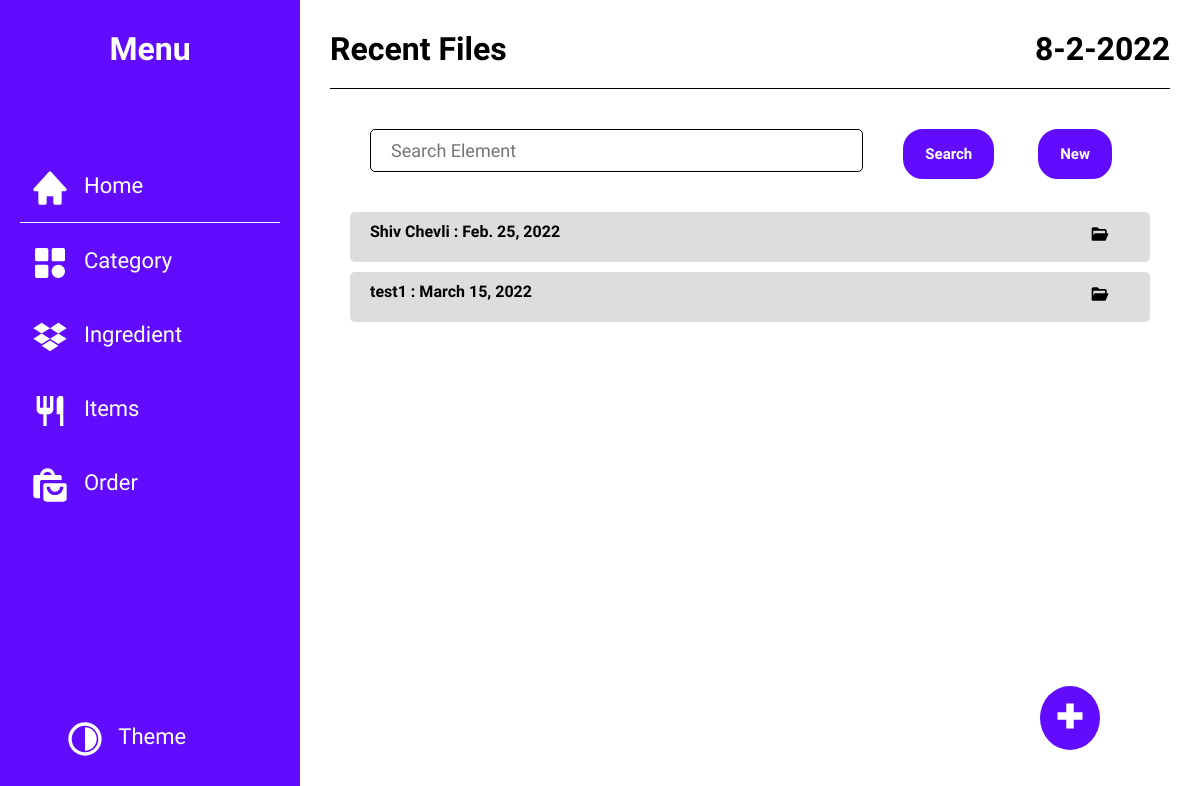
The page /orderInventory/ on the database its author committed.
### orderInventory/models.py (models this page shows)
class OrderIndividual(models.Model):
    name = models.CharField(max_length=64,
                            null=True, blank=True,
                            verbose_name="Name of Function For Which this order is Placed")
    mobileNumber = models.CharField(max_length=15,validators=[checkMobileNumber])
    address = models.CharField(max_length=256,blank=True,null=True)
    numberOfPerson = models.IntegerField(blank=True,null=True)
    email = models.EmailField(blank=True,null=True)
    deliveryDate = models.DateTimeField(blank=True, null=True)
    createdAt = models.DateTimeField(default=datetime.now)
    modifyAt = models.DateTimeField(default=None, blank=True, null=True)
    deletedAt = models.DateTimeField(default=None, blank=True, null=True)
    def __str__(self):
        return f"{self.id} : {self.name}"

### orderInventory/views.py (the view)
# urls.py: path('', views.index,name="home"),
@cache_control(max_age=3600)
def index(request):
    order = models.OrderIndividual.objects.filter(deliveryDate__gte=datetime.now()).order_by("deliveryDate")
    print(order)
    return render(request, 'index.html', {
        "toolbar": True,
        "putPlus": True,
        "active": "home",
        "data": order,
        "heading": "Recent Files",
    })

### orderInventory/templates/index.html (shortened to what this page needs)
{% extends 'template.html' %}
{% load static %}
{% block heading %}
    Recent Files
{% endblock %}
{% block Main %}
    <section class="single-container">
            {% for i in data %}
                    <a href="{% url 'inventory:orderDetail' i.id %}" style="text-decoration: none">
                        <div class="suggetion-list-item">
                        <p class="text"  data-itemid="{{ i.id }}" data-queryItem="{{ queryItem }}"  >{{ i.name }} : {{ i.deliveryDate.date }} </p>
                        <button class="add button-remove" >
                        </button>
                    </div>
                    </a>
                {% endfor %}
        </section>
{% endblock %}

### orderInventory/static/css/style.css (style rules this page uses)
* { margin: 0; padding: 0; box-sizing: border-box; font-family: 'Readex Pro', sans-serif; scrollbar-width: thin; }
:root { --text-color : #fff; --bg-color-main : #610CFF; --item : #dddddd; --text-alter : #000; --bg-color-alter : #fff; --danger_color : #aa0a0a; }
svg { padding: 0; width: 40px; height: 40px; fill: var(--text-color); }
.button-remove { border: none; outline: none; color: var(--text-color); background: transparent; cursor: pointer; padding: 15px; }
main section { vertical-align: top; padding: 0 30px; display: inline-block; overflow-y: auto; border-right: 1px solid var(--text-alter); width: 45%; max-width: 45vw; min-height: 550px; max-height: 620px; }
.single-container { border: none; width: 100%; padding: 0 50px; max-width: 100%; max-height: 620px; }
.suggetion-list-item { display: grid; grid-template-columns: repeat(12,1fr); background: var(--item); margin: 10px 0; padding: 10px 20px 15px; border-radius: 5px; }
.suggetion-list-item .text { grid-column: 1 / 12; display: inline-block; font-weight: 600; cursor: pointer; color: var(--text-alter); }
.suggetion-list-item .add { grid-column: 12 / 12; margin: 0 20px; text-align: right; padding: 0 !important; padding-top: 2px !important ; }
.suggetion-list-item .add svg { width: 20px; height: 20px; fill: var(--text-alter); }

### rows shown on the page
OrderIndividual: name "Shiv Chevli", deliveryDate "Feb. 25, 2022"
OrderIndividual: name "test1", deliveryDate "March 15, 2022"
